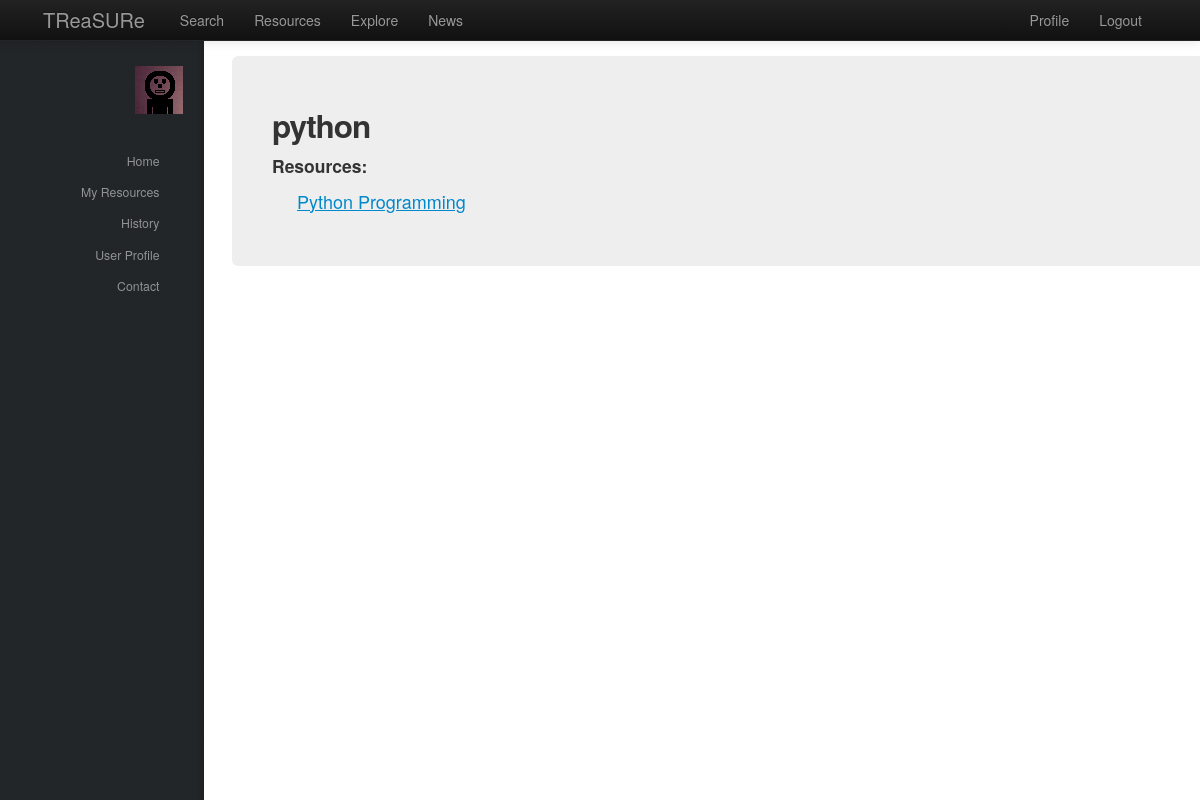
The app's page /treasure/explore/1/ (signed in), older data.
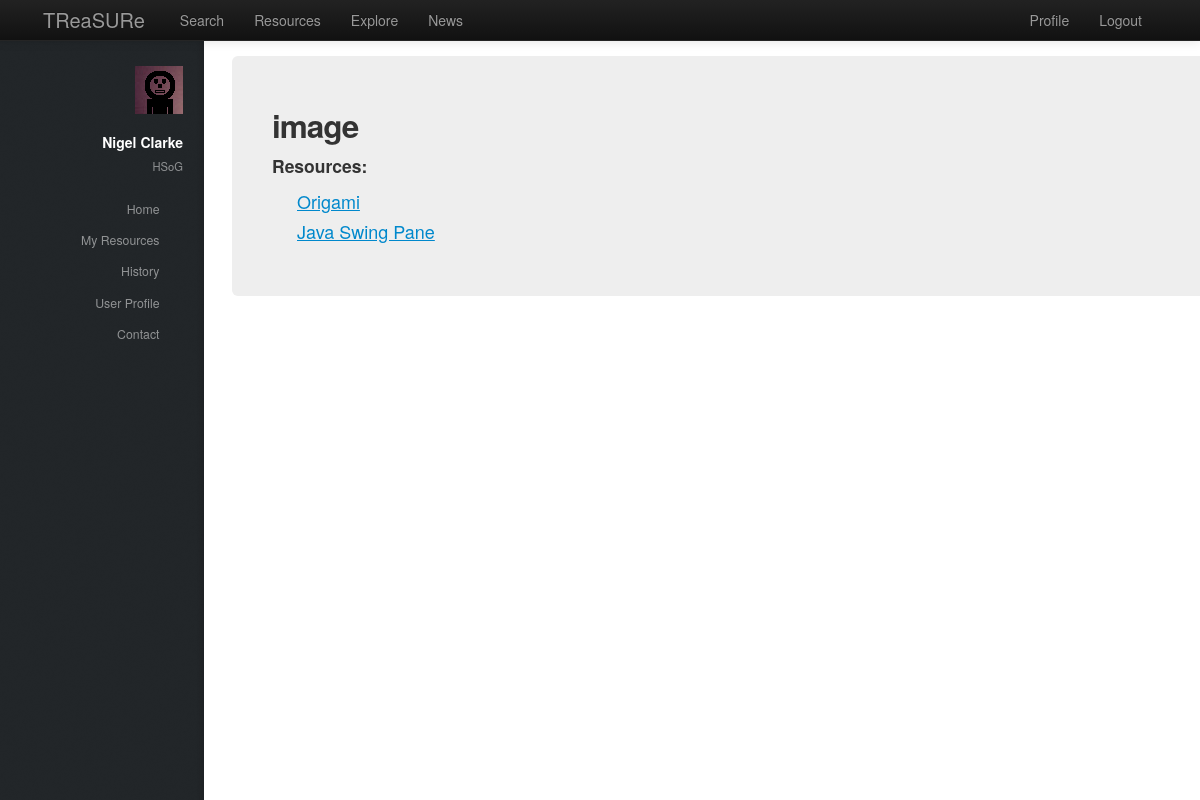
The same page, newer data.
### treasure/models.py (models this page shows, shortened)
class Tag(models.Model):
    name = models.CharField(max_length=128)

class Resource(models.Model):
    name = models.CharField(max_length=128)
    tree = models.TextField(null=True)#todo {properly implement tree generation}
    author = models.ForeignKey(Teacher)
    tags = models.ManyToManyField(Tag, null=True)
    level = models.IntegerField()
    description = models.TextField()

class Teacher(models.Model):
    user = models.OneToOneField(User)
    firstname = models.CharField(max_length=128)
    surname = models.CharField(max_length=128)
    schools = models.ManyToManyField(School, null=True)
    hubs = models.ManyToManyField(Hub, null=True)

class School(models.Model):
    name = models.CharField(max_length=128)
    town = models.CharField(max_length=128)
    address = models.TextField()
    latitude = models.FloatField()
    longitude = models.FloatField()
    def __unicode__(self):
        return self.name

### treasure/views.py (the view)
# urls.py: url(r'^explore/(?P<tag_id>\w+)/$', views.tag, name='tag'),
def tag(request, tag_id):
    context = RequestContext(request)
    context_dict = sidebar(request)
    try:
        this_tag = Tag.objects.get(id=tag_id)
        context_dict['tagged_resources'] = Resource.objects.filter(tags__id=tag_id)
        context_dict['tag'] = this_tag
    except Hub.DoesNotExist:
        pass
    return render_to_response('treasure/tag.html', context_dict, context)

### treasure/views.py (called while the page is built)
def sidebar(request):
    context_dict = {}
    try:
        userid = request.user.id
        teacher = Teacher.objects.get(user = userid)
        context_dict['user_firstname'] = teacher.firstname
        context_dict['user_surname'] = teacher.surname
        if len(teacher.schools.all()) >= 1:
            context_dict['user_school'] = teacher.schools.all()[0]
    except Teacher.DoesNotExist:
        context_dict['user_firstname'] = ""
        context_dict['user_surname'] = ""
        context_dict['school'] = ""
    return context_dict

### templates/treasure/tag.html (shortened to what this page needs)
{% extends 'treasure/base.html' %}
{% load static %}
{% block body_block %}
<div class="hero-unit">
    {% if tag %}
        <div class="row-fluid">
		    <h2>{{ tag.name}}</h2>
		    <h4>Resources:</h4>
		    {% if tagged_resources %}
		        <ul>
		        {% for resource in tagged_resources %}
		            <li><a href="/../treasure/resource/{{ resource.id }}">{{ resource.name }}</a></li>
		        {% endfor %}
		        </ul>
		    {% else %}
		        <p>There are no resources for this tag.</p>
		    {% endif %}
	    </div>
    {% else %}
        <h2>No Tag At This URL.</h2>
    {% endif %}
</div>
{% endblock %}

### templates/treasure/base.html (shortened to what this page needs)
<!DOCTYPE html>
{% load static %}
<html>
    <head>
        <link href="{% static 'css/bootstrap-fluid-adj.css' %}" rel="stylesheet">
        <link href="{% static 'sidebar/css/main.css' %}" rel="stylesheet">
        <link href="{% static 'css/bootstrap.min.css' %}" rel="stylesheet" media="screen">
        <link rel="stylesheet" href="http://getbootstrap.com/examples/sticky-footer-navbar/sticky-footer-navbar.css">
        <link href="{% static 'css/bootstrap-responsive.css' %}" rel="stylesheet">
        <link href="{% static 'css/treasure.css' %}" rel="stylesheet">
    </head>
    <body>
        <div class="navbar navbar-inverse navbar-fixed-top">
           <div class="navbar-inner">
               <div class="container">
                   <a class="brand" href="/treasure/">TReaSURe</a>
                   <div class="nav-collapse collapse">
                       <ul class="nav pull-right">
                            {% if user.is_authenticated %}
                                <li><a href="/treasure/profile">Profile</a></li>
                            	<li><a href="/treasure/logout">Logout</a></li>
                            {% else %}
                            	<li><a href="/treasure/login">Login</a></li>
                            	<li><a href="/treasure/register">Register</a></li>
                            {% endif %}
                       </ul>
                       <ul class="nav">
                       {% if user.is_authenticated %}
                           <li><a href="/treasure/search">Search</a></li>
                           <li><a href="/treasure/resources">Resources</a></li>
			   <li><a href="/treasure/explore">Explore</a></li>
                       {% endif %}
                           <li><a href="/treasure/about">News</a></li>
                       </ul>
                   </div>
               </div>
           </div>
        </div>
        <div>
				<div id="header">
					<div class="top">
                       {% if user.is_authenticated %}
							<div id="logo">
								<span class="image avatar48"><img src="{% static 'images/avatar.jpg' %}" alt="user avatar" /></span>
								<h1 id="title">{{ user_firstname }} {{ user_surname }}</h1>
								<p>{{ user_school }}</p>
							</div>
	                   {% endif %}
                        <nav id="nav">
							<ul>
								{% if user.is_authenticated %}
									<li><a href="/treasure/" id="home-link" class="skel-layers-ignoreHref"><span>Home</span></a></li>
									<li><a href="/treasure/resources" class="skel-layers-ignoreHref"><span>My Resources</span></a></li>
									<li><a href="/treasure/about" class="skel-layers-ignoreHref"><span>History</span></a></li>
									<li><a href="/treasure/profile" class="skel-layers-ignoreHref"><span>User Profile</span></a></li>
									<li><a href="#contact" class="skel-layers-ignoreHref"><span>Contact</span></a></li>
								{% else %}
									<li><a href="/treasure/login"><span>Login</span></a></li>
									<li><a href="/treasure/register" class="skel-layers-ignoreHref"><span>Register</span></a></li>
								{% endif %}
							</ul>
						</nav>
					</div>
				</div>
			<div id="main">
				<section id="MainPage">
                    <div class="container">
                        {% block body_block%}{% endblock%}
                    </div>
                </section>
            </div>
        </div>
    </body>
</html>

Row changes from the older to the newer data that the page shows:
removed Resource: name "Python Programming"
now on this page (row edited): Teacher: firstname "Nigel", surname "Clarke"
now on this page (row edited): School: name "HSoG"
changed Tag: name "python" → "image"
now on this page (row unchanged): Resource: name "Origami"
added Resource: name "Java Swing Pane"
